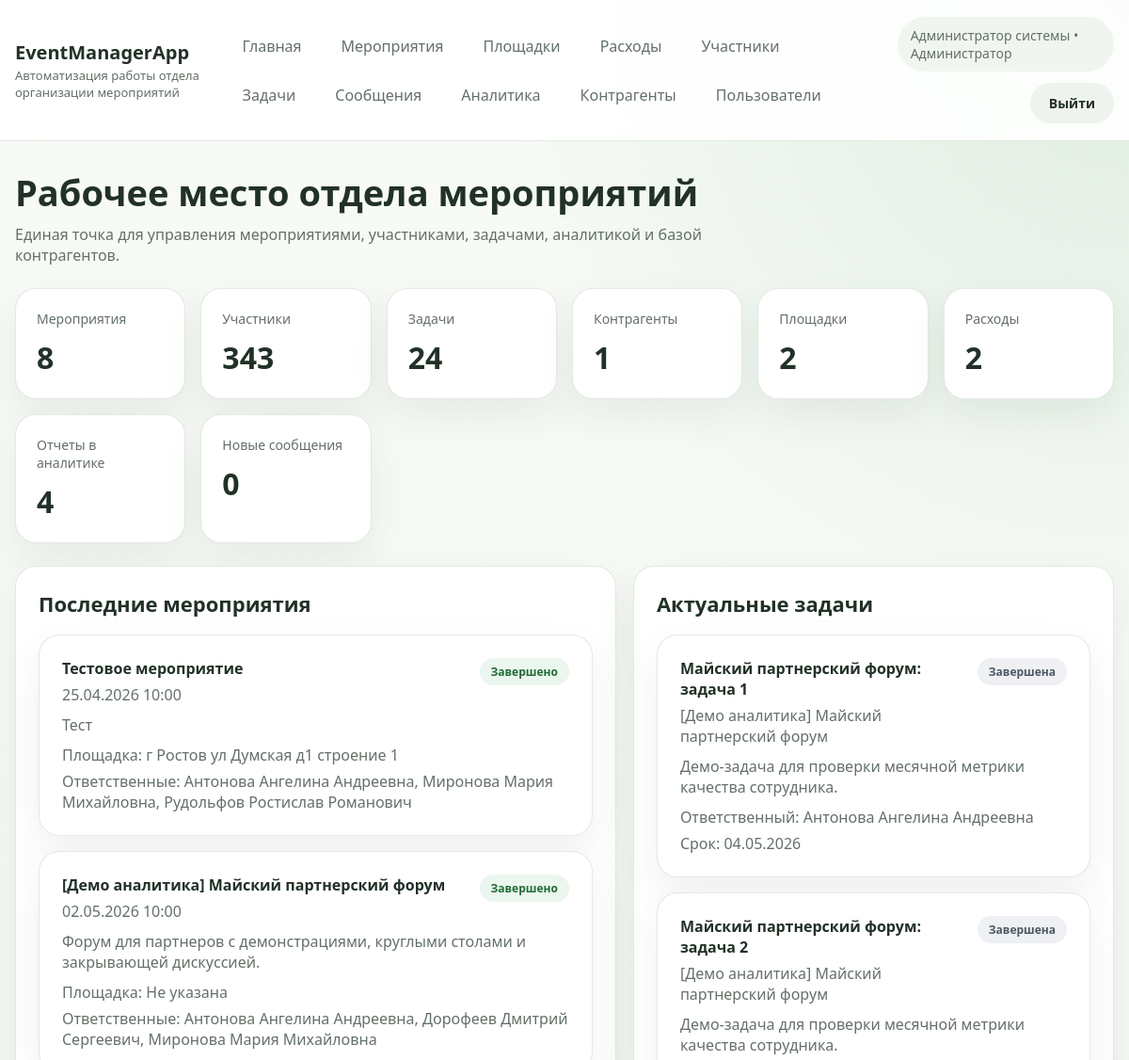
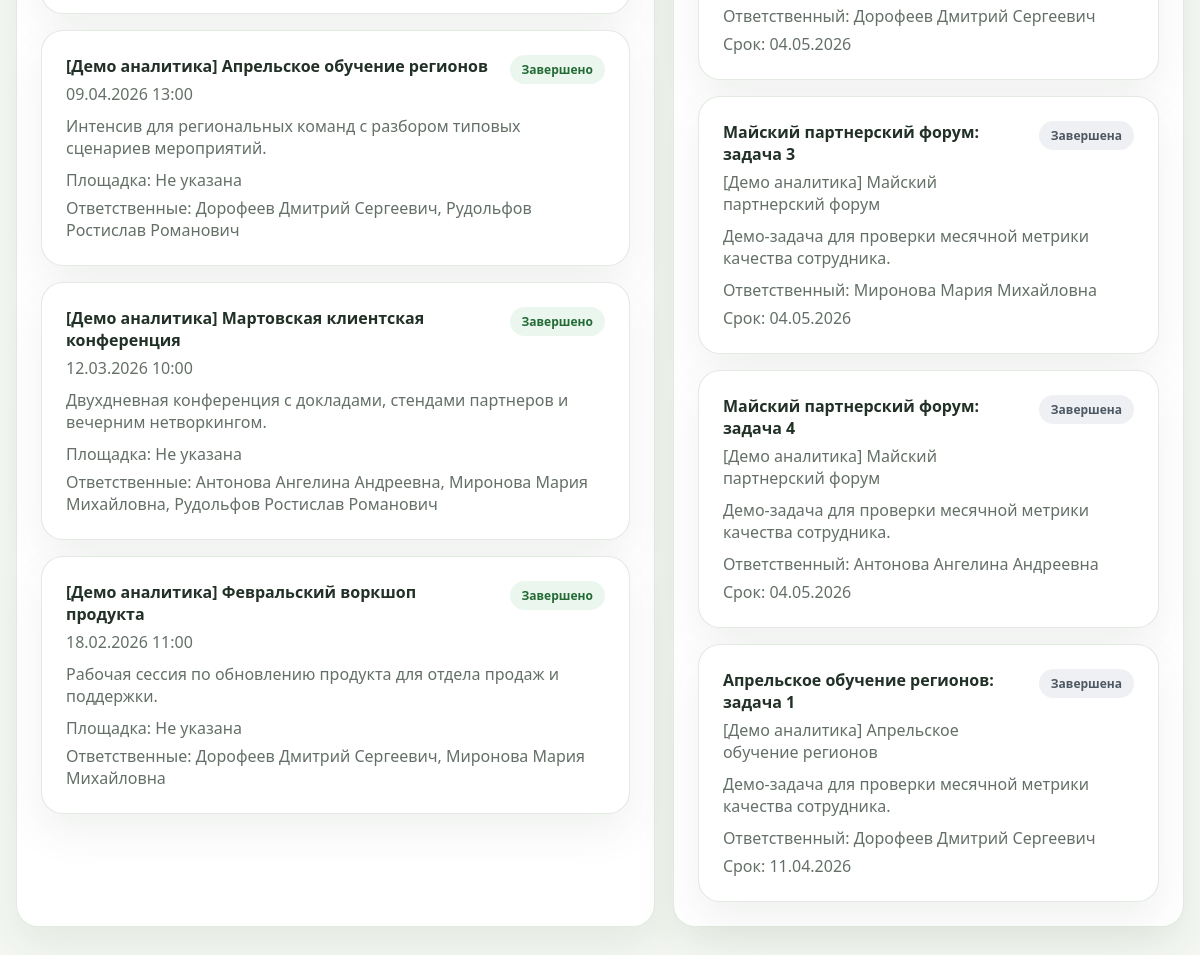
Page / (signed in) on the committed database (2 pictures, top to bottom).
### main/models.py (models this page shows, shortened)
class Employee(AbstractBaseUser, PermissionsMixin):
    ROLE_ADMIN = "admin"
    ROLE_MANAGER = "manager"
    ROLE_ASSISTANT = "assistant"
    ROLE_TEAMLEAD = "teamlead"
    ROLE_CHOICES = [
        (ROLE_ADMIN, "Администратор"),
        (ROLE_MANAGER, "Менеджер"),
        (ROLE_ASSISTANT, "Ассистент"),
        (ROLE_TEAMLEAD, "Руководитель"),
    ]
    e_id = models.BigAutoField(primary_key=True)
    login = models.CharField(max_length=50, unique=True, verbose_name="Логин")
    position = models.CharField(max_length=50, choices=ROLE_CHOICES, verbose_name="Роль")
    fullname = models.CharField(max_length=255, verbose_name="ФИО")
    email = models.EmailField(blank=True, null=True, verbose_name="Почта")
    phone = models.CharField(max_length=50, blank=True, null=True, verbose_name="Телефон")
    age = models.IntegerField(blank=True, null=True, verbose_name="Возраст")
    is_active = models.BooleanField(default=True)
    is_staff = models.BooleanField(default=False)
    objects = EmployeeManager()
    USERNAME_FIELD = "login"
    REQUIRED_FIELDS = []
    class Meta:
        db_table = "employee"
        ordering = ["fullname", "login"]
        permissions = [
            ("can_create_task", "Can create task"),
            ("can_generate_report", "Can generate report"),
        ]
    def __str__(self):
        return self.fullname or self.login
    @property
    def role_label(self):
        if self.is_superuser and not self.position:
            return "Администратор"
        return dict(self.ROLE_CHOICES).get(self.position, self.position)
    @property
    def is_admin(self):
        return self.position == self.ROLE_ADMIN or self.is_superuser
    @property
    def can_manage_users(self):
        return self.is_admin

class Event(models.Model):
    STATUS_DRAFT = "Черновик"
    STATUS_PREPARATION = "Подготовка"
    STATUS_ACTIVE = "Проведение"
    STATUS_FINISHED = "Завершено"
    STATUS_CHOICES = [
        (STATUS_DRAFT, "Черновик"),
        (STATUS_PREPARATION, "Подготовка"),
        (STATUS_ACTIVE, "Проведение"),
        (STATUS_FINISHED, "Завершено"),
    ]
    event_id = models.AutoField(primary_key=True, blank=True)
    p = models.ForeignKey(Place, models.DO_NOTHING, blank=True, null=True, db_column="p_id", verbose_name="Площадка")
    title = models.TextField(verbose_name="Название")
    description = models.TextField(blank=True, null=True, verbose_name="Описание")
    time = models.TextField(blank=True, null=True, verbose_name="Дата и время")
    end_date = models.TextField(blank=True, null=True, verbose_name="Дата окончания")
    planned_budget = models.FloatField(
        blank=True,
        null=True,
        default=0,
        validators=[MinValueValidator(0)],
        verbose_name="Планируемый бюджет",
    )
    status = models.TextField(verbose_name="Статус")
    created_by = models.ForeignKey(
        Employee,
        models.DO_NOTHING,
        blank=True,
        null=True,
        db_column="created_by_id",
        related_name="created_events",
        verbose_name="Создатель",
    )
    class Meta:
        managed = False
        db_table = "event"
        ordering = ["-event_id"]

class Place(models.Model):
    p_id = models.AutoField(primary_key=True)
    c = models.ForeignKey(Contractor, models.DO_NOTHING, blank=True, null=True, db_column="c_id")
    address = models.TextField(verbose_name="Адрес")
    description = models.TextField(blank=True, null=True, verbose_name="Описание")
    class Meta:
        managed = False
        db_table = "place"
        ordering = ["address"]

class Task(models.Model):
    STATUS_NEW = "Новая"
    STATUS_IN_PROGRESS = "В работе"
    STATUS_DONE = "Завершена"
    STATUS_CHOICES = [
        (STATUS_NEW, "Новая"),
        (STATUS_IN_PROGRESS, "В работе"),
        (STATUS_DONE, "Завершена"),
    ]
    task_id = models.AutoField(primary_key=True)
    event = models.ForeignKey(Event, models.DO_NOTHING, db_column="event_id", verbose_name="Мероприятие")
    e = models.ForeignKey(
        Employee,
        models.DO_NOTHING,
        blank=True,
        null=True,
        db_column="e_id",
        related_name="assigned_tasks",
        verbose_name="Ответственный",
    )
    operator = models.ForeignKey(
        Employee,
        models.DO_NOTHING,
        db_column="operator_id",
        related_name="created_tasks",
        verbose_name="Постановщик",
    )
    title = models.TextField(verbose_name="Название")
    description = models.TextField(blank=True, null=True, verbose_name="Описание")
    deadline = models.TextField(blank=True, null=True, verbose_name="Срок")
    status = models.TextField(verbose_name="Статус")
    closed_at = models.DateTimeField(blank=True, null=True, verbose_name="Дата закрытия")
    class Meta:
        managed = False
        db_table = "task"
        ordering = ["deadline", "task_id"]

### main/views.py (the view)
# urls.py: path("", views.main_page, name="main_page"),
@login_required
def main_page(request):
    events_qs = _visible_events_queryset(request.user)
    visible_tasks = _visible_tasks_queryset(request.user)
    recent_events = list(events_qs[:5])
    employee_map = _fetch_event_employee_map([event.pk for event in recent_events])
    for event in recent_events:
        event.employee_names = employee_map.get(event.pk, [])
    context = {
        "events_count": events_qs.count(),
        "participants_count": Participant.objects.filter(event__in=events_qs).count(),
        "tasks_count": visible_tasks.count(),
        "contractors_count": Contractor.objects.count(),
        "places_count": Place.objects.count(),
        "reports_count": Report.objects.filter(event__in=events_qs).count(),
        "expenses_count": Order.objects.filter(event__in=events_qs).count(),
        "messages_count": Message.objects.filter(receiver=request.user, is_read=False).count(),
        "recent_events": recent_events,
        "recent_tasks": visible_tasks[:5],
    }
    return render(request, "main/mainpage.html", context)

### main/templates/main/mainpage.html (shortened to what this page needs)
{% extends 'main/website_headers.html' %}
{% block content %}
    <section class="page-head">
        <div>
            <h1 class="page-title">Рабочее место отдела мероприятий</h1>
            <p class="page-subtitle">Единая точка для управления мероприятиями, участниками, задачами, аналитикой и базой контрагентов.</p>
        </div>
    </section>
    <section class="stats-grid">
        <article class="stats-card">
            <div class="stats-label">Мероприятия</div>
            <div class="stats-value">{{ events_count }}</div>
        </article>
        <article class="stats-card">
            <div class="stats-label">Участники</div>
            <div class="stats-value">{{ participants_count }}</div>
        </article>
        <article class="stats-card">
            <div class="stats-label">Задачи</div>
            <div class="stats-value">{{ tasks_count }}</div>
        </article>
        <article class="stats-card">
            <div class="stats-label">Контрагенты</div>
            <div class="stats-value">{{ contractors_count }}</div>
        </article>
        <article class="stats-card">
            <div class="stats-label">Площадки</div>
            <div class="stats-value">{{ places_count }}</div>
        </article>
        <article class="stats-card">
            <div class="stats-label">Расходы</div>
            <div class="stats-value">{{ expenses_count }}</div>
        </article>
        <article class="stats-card">
            <div class="stats-label">Отчеты в аналитике</div>
            <div class="stats-value">{{ reports_count }}</div>
        </article>
        <article class="stats-card">
            <div class="stats-label">Новые сообщения</div>
            <div class="stats-value">{{ messages_count }}</div>
        </article>
    </section>
    <section class="content-grid">
        <article class="card panel">
            <h2 class="panel-title">Последние мероприятия</h2>
            <div class="stack">
                {% for event in recent_events %}
                    <div class="card panel">
                        <div style="display:flex; justify-content:space-between; gap:12px; align-items:flex-start;">
                            <div>
                                <strong>{{ event.title }}</strong>
                                <div class="muted" style="margin-top:6px;">{{ event.time|default:"Дата не указана" }}</div>
                            </div>
                            <span class="badge">{{ event.status }}</span>
                        </div>
                        <div class="muted" style="margin-top:10px;">{{ event.description|default:"Описание пока не добавлено." }}</div>
                        <div class="muted" style="margin-top:10px;">Площадка: {{ event.p.address|default:"Не указана" }}</div>
                        <div class="muted" style="margin-top:6px;">Ответственные: {{ event.employee_names|join:", "|default:"Не назначены" }}</div>
                    </div>
                {% empty %}
                    <div class="empty-state">Пока нет ни одного мероприятия. Можно начать с создания первой карточки.</div>
                {% endfor %}
            </div>
        </article>
        <article class="card panel">
            <h2 class="panel-title">Актуальные задачи</h2>
            <div class="stack">
                {% for task in recent_tasks %}
                    <div class="card panel">
                        <div style="display:flex; justify-content:space-between; gap:12px; align-items:flex-start;">
                            <div>
                                <strong>{{ task.title }}</strong>
                                <div class="muted" style="margin-top:6px;">{{ task.event.title }}</div>
                            </div>
                            <span class="badge {% if task.status == 'В работе' %}warn{% elif task.status == 'Завершена' %}dark{% endif %}">{{ task.status }}</span>
                        </div>
                        <div class="muted" style="margin-top:10px;">{{ task.description|default:"Описание отсутствует." }}</div>
                        <div class="muted" style="margin-top:10px;">Ответственный: {{ task.e|default:"Не назначен" }}</div>
                        <div class="muted" style="margin-top:6px;">Срок: {{ task.deadline|default:"Не указан" }}</div>
                    </div>
                {% empty %}
                    <div class="empty-state">Задачи пока не заведены.</div>
                {% endfor %}
            </div>
        </article>
    </section>
{% endblock %}

### main/templates/main/website_headers.html (shortened to what this page needs)
{% load static %}
<!DOCTYPE html>
<html lang="ru">
<head>
    <link rel="stylesheet" href="{% static 'main/css/app.css' %}">
</head>
<body>
<div class="site-shell">
    <header class="topbar">
        <div class="topbar-inner">
            <div class="brand">
                <a href="{% url 'main_page' %}" class="brand-title">EventManagerApp</a>
                <div class="brand-subtitle">Автоматизация работы отдела организации мероприятий</div>
            </div>
            {% if request.user.is_authenticated %}
                <nav class="nav-links">
                    <a class="nav-link" href="{% url 'main_page' %}">Главная</a>
                    <a class="nav-link" href="{% url 'events' %}">Мероприятия</a>
                    <a class="nav-link" href="{% url 'places' %}">Площадки</a>
                    <a class="nav-link" href="{% url 'expenses' %}">Расходы</a>
                    <a class="nav-link" href="{% url 'participants' %}">Участники</a>
                    <a class="nav-link" href="{% url 'tasks' %}">Задачи</a>
                    <a class="nav-link" href="{% url 'messages' %}">Сообщения</a>
                    <a class="nav-link" href="{% url 'analytics' %}">Аналитика</a>
                    <a class="nav-link" href="{% url 'contractors' %}">Контрагенты</a>
                    {% if request.user.can_manage_users %}
                        <a class="nav-link" href="{% url 'employees' %}">Пользователи</a>
                    {% endif %}
                </nav>
                <div class="user-panel">
                    <div class="user-chip">{{ request.user.fullname|default:request.user.login }} • {{ request.user.role_label }}</div>
                    <a href="{% url 'logout' %}" class="btn btn-secondary">Выйти</a>
                </div>
            {% endif %}
        </div>
    </header>
    <main class="page-wrap">
        {% block content %}{% endblock %}
    </main>
</div>
</body>
</html>

### rows in the picture
Employee: user.fullname "Администратор системы", user.role_label "Администратор"
Event: title "Тестовое мероприятие", time "25.04.2026 10:00", status "Завершено", description "Тест", p.address "г Ростов ул Думская д1 строение 1", employee_names "Антонова Ангелина Андреевна, Миронова Мария Михайловна, Рудольфов Ростислав Романович"
Event: title "[Демо аналитика] Майский партнерский форум", time "02.05.2026 10:00", status "Завершено", description "Форум для партнеров с демонстрациями, круглыми столами и закрывающей дискуссией.", p.address "Не указана", employee_names "Антонова Ангелина Андреевна, Дорофеев Дмитрий Сергеевич, Миронова Мария Михайловна"
Event: title "[Демо аналитика] Апрельское обучение регионов", time "09.04.2026 13:00", status "Завершено", description "Интенсив для региональных команд с разбором типовых сценариев мероприятий.", p.address "Не указана", employee_names "Дорофеев Дмитрий Сергеевич, Рудольфов Ростислав Романович"
Event: title "[Демо аналитика] Мартовская клиентская конференция", time "12.03.2026 10:00", status "Завершено", description "Двухдневная конференция с докладами, стендами партнеров и вечерним нетворкингом.", p.address "Не указана", employee_names "Антонова Ангелина Андреевна, Миронова Мария Михайловна, Рудольфов Ростислав Романович"
Event: title "[Демо аналитика] Февральский воркшоп продукта", time "18.02.2026 11:00", status "Завершено", description "Рабочая сессия по обновлению продукта для отдела продаж и поддержки.", p.address "Не указана", employee_names "Дорофеев Дмитрий Сергеевич, Миронова Мария Михайловна"
Task: title "Майский партнерский форум: задача 1", event "[Демо аналитика] Майский партнерский форум", status "Завершена", description "Демо-задача для проверки месячной метрики качества сотрудника.", e "Антонова Ангелина Андреевна", deadline "04.05.2026"
Task: title "Майский партнерский форум: задача 2", event "[Демо аналитика] Майский партнерский форум", status "Завершена", description "Демо-задача для проверки месячной метрики качества сотрудника.", e "Дорофеев Дмитрий Сергеевич", deadline "04.05.2026"
Task: title "Майский партнерский форум: задача 3", event "[Демо аналитика] Майский партнерский форум", status "Завершена", description "Демо-задача для проверки месячной метрики качества сотрудника.", e "Миронова Мария Михайловна", deadline "04.05.2026"
Task: title "Майский партнерский форум: задача 4", event "[Демо аналитика] Майский партнерский форум", status "Завершена", description "Демо-задача для проверки месячной метрики качества сотрудника.", e "Антонова Ангелина Андреевна", deadline "04.05.2026"
Task: title "Апрельское обучение регионов: задача 1", event "[Демо аналитика] Апрельское обучение регионов", status "Завершена", description "Демо-задача для проверки месячной метрики качества сотрудника.", e "Дорофеев Дмитрий Сергеевич", deadline "11.04.2026"

### other values in the picture
{{ events_count }} "8"
{{ participants_count }} "343"
{{ tasks_count }} "24"
{{ contractors_count }} "1"
{{ places_count }} "2"
{{ expenses_count }} "2"
{{ reports_count }} "4"
{{ messages_count }} "0"
